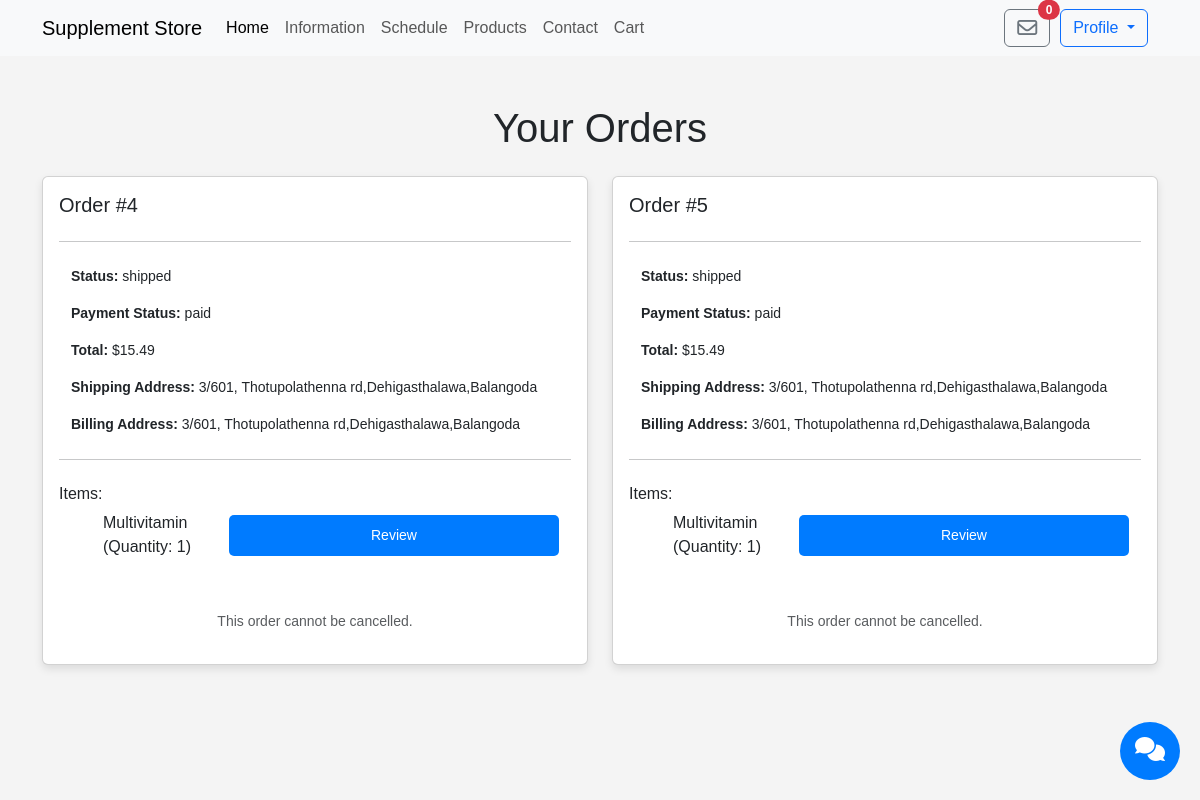
The app's page /view_order.php (signed in), older data.
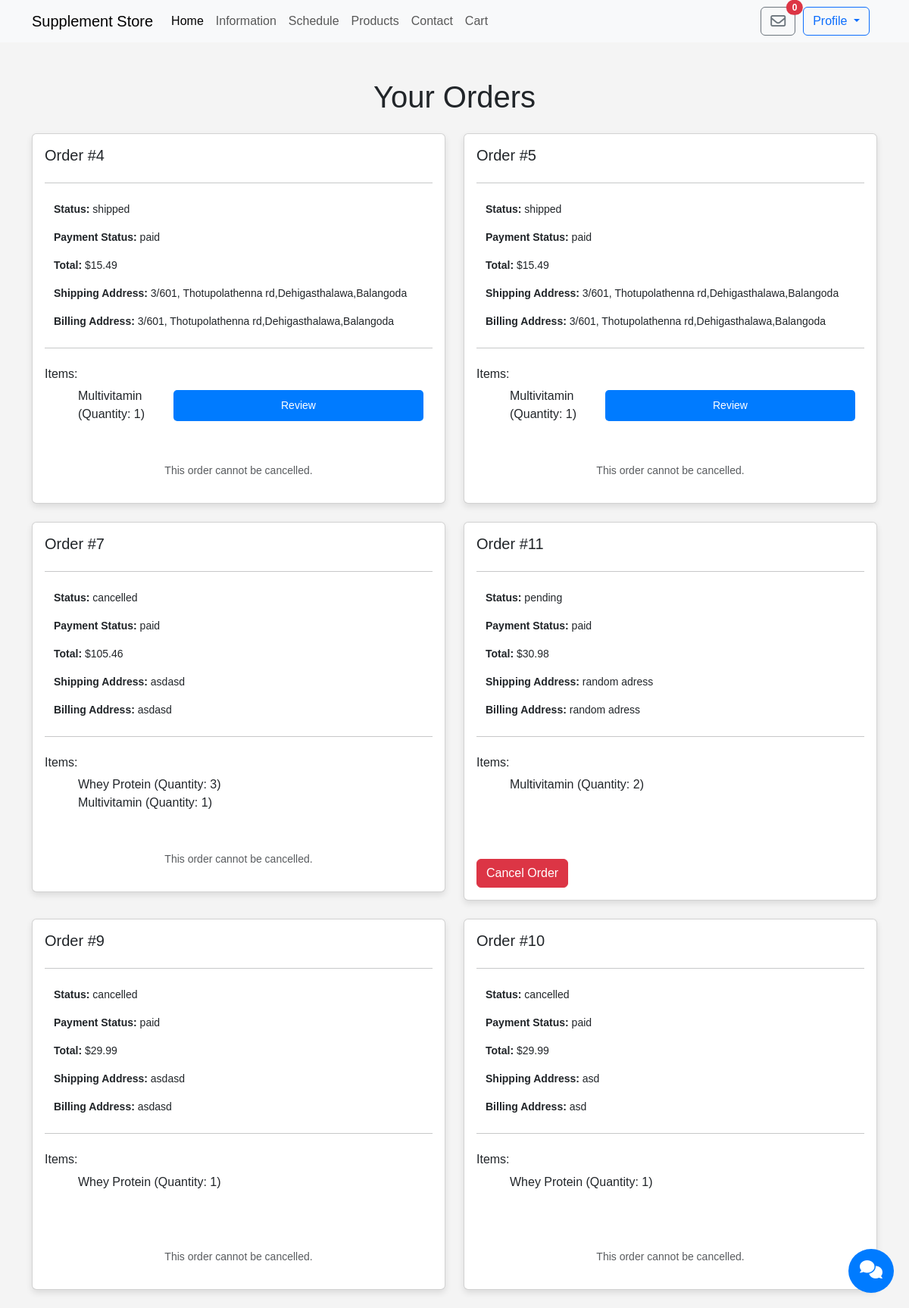
The same page, newer data.
### tables this page shows
CREATE TABLE IF NOT EXISTS `orders` (
  `id` int NOT NULL AUTO_INCREMENT,
  `user_id` int NOT NULL,
  `total` decimal(10,2) NOT NULL,
  `status` enum('pending','processed','shipped','delivered','cancelled') DEFAULT 'pending',
  `created_at` timestamp NULL DEFAULT CURRENT_TIMESTAMP,
  `updated_at` timestamp NULL DEFAULT CURRENT_TIMESTAMP ON UPDATE CURRENT_TIMESTAMP,
  `shipping_address` varchar(255) NOT NULL,
  `billing_address` varchar(255) NOT NULL,
  `payment_status` enum('pending','paid','failed') DEFAULT 'pending',
  PRIMARY KEY (`id`),
  KEY `user_id` (`user_id`)
);

CREATE TABLE IF NOT EXISTS `order_items` (
  `id` int NOT NULL AUTO_INCREMENT,
  `order_id` int NOT NULL,
  `product_id` int NOT NULL,
  `quantity` int NOT NULL,
  `price` decimal(10,2) NOT NULL,
  PRIMARY KEY (`id`),
  KEY `order_id` (`order_id`),
  KEY `product_id` (`product_id`)
);

CREATE TABLE IF NOT EXISTS `products` (
  `id` int NOT NULL AUTO_INCREMENT,
  `name` varchar(100) NOT NULL,
  `description` text NOT NULL,
  `detailed_description` text,
  `price` decimal(10,2) NOT NULL,
  `category` varchar(50) NOT NULL,
  `image_url` varchar(255) DEFAULT NULL,
  `created_at` timestamp NULL DEFAULT CURRENT_TIMESTAMP,
  `updated_at` timestamp NULL DEFAULT CURRENT_TIMESTAMP ON UPDATE CURRENT_TIMESTAMP,
  `brand` varchar(255) DEFAULT NULL,
  `rating` decimal(3,2) DEFAULT '0.00',
  PRIMARY KEY (`id`)
);

### view_order.php (the view, shortened to what this page needs)
<?php
include 'PHP/db_config.php';
$user_id = $_SESSION['user_id'];
$sql = "SELECT * FROM orders WHERE user_id = ?";
$stmt = $conn->prepare($sql);
$stmt->bind_param("i", $user_id);
$stmt->execute();
$result = $stmt->get_result();
$orders = [];
while ($row = $result->fetch_assoc()) {
    $orders[] = $row;
}
$order_items = [];
if (!empty($orders)) {
    $order_ids = array_column($orders, 'id');
    $placeholders = implode(',', array_fill(0, count($order_ids), '?'));
    $sql_items = "SELECT oi.*, p.name AS product_name FROM order_items oi
                  JOIN products p ON oi.product_id = p.id
                  WHERE oi.order_id IN ($placeholders)";
    $stmt_items = $conn->prepare($sql_items);
    $stmt_items->bind_param(str_repeat('i', count($order_ids)), ...$order_ids);
    $stmt_items->execute();
    $result_items = $stmt_items->get_result();
    while ($row = $result_items->fetch_assoc()) {
        $order_items[$row['order_id']][] = $row;
    }
}
?>
<!DOCTYPE html>
<html lang="en">
<head>
    <link href="https://cdn.jsdelivr.net/npm/bootstrap@5.3.0-alpha1/dist/css/bootstrap.min.css" rel="stylesheet">
    <link rel="stylesheet" href="https://cdnjs.cloudflare.com/ajax/libs/font-awesome/6.0.0-beta3/css/all.min.css">
    <link rel="stylesheet" href="CSS/login_styles.css">
    <link rel="stylesheet" href="CSS/chat.css">
    <link rel="stylesheet" href="CSS/order_styles.css">
</head>
<body>
<?php include 'top_nav.php'; ?>
<div class="container mt-5">
    <h1 class="text-center mb-4">Your Orders</h1>
    <div class="row">
        <?php if (empty($orders)): ?>
            <p class="text-center">You have no orders.</p>
        <?php else: ?>
            <?php foreach ($orders as $order): ?>
                <div class="col-md-6 mb-4">
                    <div class="card fixed-height-card">
                        <div class="card-body">
                            <h5 class="card-title">Order #<?php echo $order['id']; ?></h5>
                            <hr class="my-4">
                            <div class="container">
                                <p class = "order-info"><strong>Status:</strong> <?php echo $order['status']; ?></p>
                                <p class = "order-info"><strong>Payment Status:</strong> <?php echo $order['payment_status']; ?></p>
                                <p class = "order-info"><strong>Total:</strong> $<?php echo number_format($order['total'], 2); ?></p>
                                <p class = "order-info"><strong>Shipping Address:</strong> <?php echo $order['shipping_address']; ?></p>
                                <p class = "order-info"><strong>Billing Address:</strong> <?php echo $order['billing_address']; ?></p>
                            </div>
                            <hr class="my-4">
                            <h6>Items:</h6>
                            <div class="container order-items">
                                <ul>
                                    <?php foreach ($order_items[$order['id']] as $item): ?>
                                        <li class="d-flex justify-content-between align-items-center">
                                            <span>
                                                <?php echo htmlspecialchars($item['product_name']); ?>
                                                (Quantity: <?php echo $item['quantity']; ?>)
                                            </span>
                                            <?php if ($order['status'] === 'shipped' || $order['status'] === 'delivered'): ?>
                                                <a href="product_details.php?id=<?php echo $item['product_id']; ?>" class="btn btn-primary btn-sm">Review</a>
                                            <?php endif; ?>
                                        </li>
                                    <?php endforeach; ?>
                                </ul>
                            </div>
                            <?php if ($order['status'] !== 'shipped' && $order['status'] !== 'cancelled'): ?>
                                <button class="btn btn-danger cancel-order-btn" data-order-id="<?php echo $order['id']; ?>">Cancel Order</button>
                            <?php else: ?>
                                <p class="text-muted">This order cannot be cancelled.</p>
                            <?php endif; ?>
                        </div>
                    </div>
                </div>
            <?php endforeach; ?>
        <?php endif; ?>
    </div>
</div>
</body>
</html>

### top_nav.php (shortened to what this page needs)
<nav class="navbar navbar-expand-lg navbar-light bg-light">
  <div class="container-xl">
    <a class="navbar-brand" href="index.php">Supplement Store</a>
    <div class="collapse navbar-collapse" id="navbarNav">
    <?php if (isset($_SESSION['user_id'])): ?>
      <ul class="navbar-nav me-auto mb-2 mb-lg-0">
        <li class="nav-item">
          <a class="nav-link active" aria-current="page" href="index.php">Home</a>
        </li>
        <?php if (!($_SESSION['role'] == 'admin' || $_SESSION['role'] == 'nutritional_expert')):?>
          <li class="nav-item">
            <a class="nav-link" href="display_content.php">Information</a>
          </li>
          <li class="nav-item">
            <a class="nav-link" href="health_schedule.php">Schedule</a>
          </li>
          <li class="nav-item">
            <a class="nav-link" href="products.php">Products</a>
          </li>
          <li class="nav-item">
            <a class="nav-link" href="#">Contact</a>
          </li>
          <li class="nav-item">
            <a class="nav-link" href="cart.php">Cart</a>
          </li>
          <?php include 'chatbox.php'; ?>
        <?php endif; ?>
      </ul>
    <?php endif; ?>
      <?php if (isset($_SESSION['user_id'])): ?>
        <div class="dropdown">
            <button class="btn btn-outline-secondary position-relative" id="notificationIcon">
                <i class="far fa-envelope fa-lg mb-1"></i>
                <span class="position-absolute top-0 start-100 translate-middle badge rounded-pill bg-danger">
                    0
                </span>
            </button>
        </div>
        <div class="dropdown">
          <button id="profileBtn" class="btn btn-outline-primary dropdown-toggle" type="button" id="dropdownMenuButton" data-bs-toggle="dropdown" aria-expanded="false">
            <i class="bi bi-person"></i> Profile
          </button>
        </div>
      <?php else: ?>
        <button id="loginBtn" class="btn btn-outline-primary">Login</button>
      <?php endif; ?>
    </div>
  </div>
</nav>

### chatbox.php (shortened to what this page needs)
<div id="chatIcon" class="chat-icon">
    <i class="fas fa-comments"></i>
</div>

### CSS/login_styles.css (style rules this page uses)
body { font-family: Arial, sans-serif; margin: 0; padding: 0; background-color: #f4f4f4; }
.btn-primary { width: 100%; background-color: #007bff; border: none; color: #fff; padding: 10px; cursor: pointer; border-radius: 5px; }
p { text-align: center; font-size: 14px; }
.dropdown { margin-right: 10px; }

### CSS/chat.css (style rules this page uses)
.chat-icon { position: fixed; bottom: 20px; right: 20px; background-color: #007bff; color: white; border-radius: 50%; padding: 15px; cursor: pointer; z-index: 1000; }
.chat-icon i { font-size: 24px; }

### CSS/order_styles.css (style rules this page uses)
.card { box-shadow: 0px 4px 8px rgba(0, 0, 0, 0.1); transition: transform 0.2s ease-in-out; max-height: 546px; }
.cancel-order-btn { margin-top: 10px; background-color: #dc3545; border-color: #dc3545; }
.order-items { height: 100px; overflow-y: auto; }
.order-info { text-align: left; }

Row changes from the older to the newer data that the page shows:
added orders: id "7", status "cancelled", payment_status "paid", total "105.46", shipping_address "asdasd", billing_address "asdasd", shows "This order cannot be cancelled."
added order_items: product.name "Whey Protein", quantity "3", shown under "7"
added order_items: product.name "Multivitamin", quantity "1", shown under "7"
added orders: id "11", status "pending", payment_status "paid", total "30.98", shipping_address "random adress", billing_address "random adress"
added order_items: product.name "Multivitamin", quantity "2", shown under "11"
added orders: id "9", status "cancelled", payment_status "paid", total "29.99", shipping_address "asdasd", billing_address "asdasd", shows "This order cannot be cancelled."
added order_items: product.name "Whey Protein", quantity "1", shown under "9"
added orders: id "10", status "cancelled", payment_status "paid", total "29.99", shipping_address "asd", billing_address "asd", shows "This order cannot be cancelled."
added order_items: product.name "Whey Protein", quantity "1", shown under "10"
